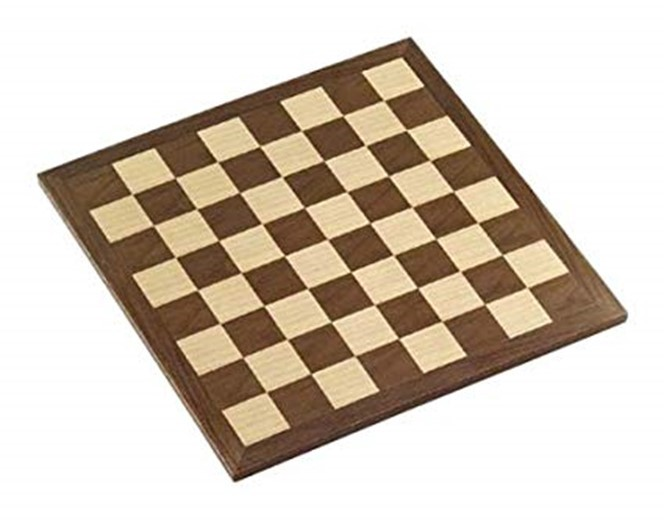
#> input picture thi_giac_may_tinh/buoi4/2.jpg, 664 x 520 px
$ python diem_goc_canh.py
#> lines starting #> are read from the running program, lines starting #| are printed output that depends on the picture; after the words box and inside, x2 and y2 are one past the last pixel; in counts of white or black regions, pixels touching at a corner belong together
import numpy as np
import cv2 as cv
from matplotlib import pyplot as plt

img = cv.imread('2.jpg')
#> img is the input picture: shape (520, 664, 3); mean B, G, R 185.7, 199, 210.5
gray = cv.cvtColor(img,cv.COLOR_BGR2GRAY)
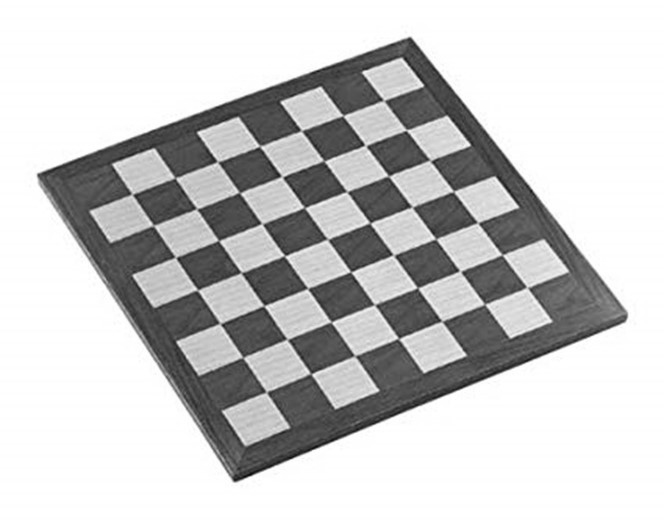
#> gray: shape (520, 664); min 7, max 255, mean 201
corners = cv.goodFeaturesToTrack(gray, 80, 0.01, 10)
#> corners = 80 rows, first 8: [391, 254], [469, 145], [283, 255], [397, 338], [349, 271], [265, 306], [345, 191], [476, 222]
corners = np.int0(corners)
for i in corners:
    x,y = i.ravel()
    cv.circle(img,(x,y),3,255,-1)
#> this loop made 80 passes
#> (x, y) on passes 1 to 12: (391, 254), (469, 145), (283, 255), (397, 338), (349, 271), (265, 306), (345, 191), (476, 222), (373, 304), (344, 116), (260, 223), (312, 374)
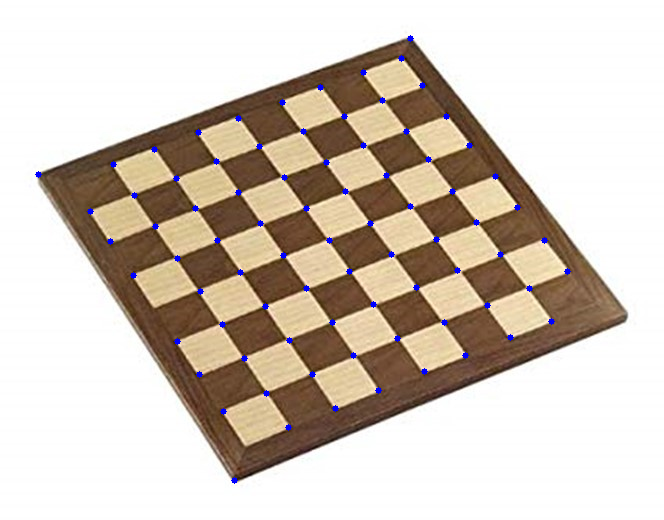
#> img: shape (520, 664, 3); 0.67% of pixels changed, all inside (x1, y1, x2, y2) = (35, 35, 571, 484)
plt.imshow(img),plt.show()

$ run again, with thi_giac_may_tinh/buoi4/1.jpg copied over thi_giac_may_tinh/buoi4/2.jpg
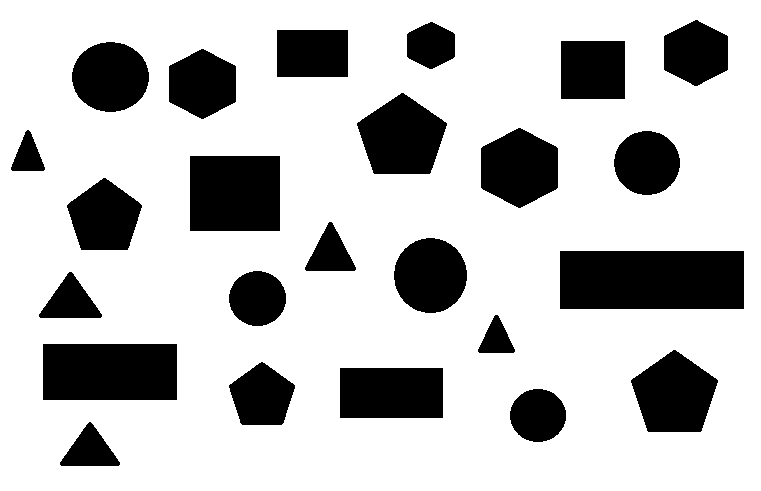
#> input picture thi_giac_may_tinh/buoi4/1.jpg, 761 x 491 px
#> img is the input picture: shape (491, 761, 3); 76% white; 24 black regions, largest, box (x1, y1, x2, y2) and area: (560, 251, 744, 309) 10672, (43, 344, 177, 400) 7504, (190, 156, 280, 231) 6750
#> corners = 80 rows, first 8: [442, 417], [340, 417], [176, 399], [43, 399], [442, 368], [340, 368], [176, 344], [43, 344]
#> the loop `for i in corners:` made 80 passes
#> after the loop `for i in corners:`:
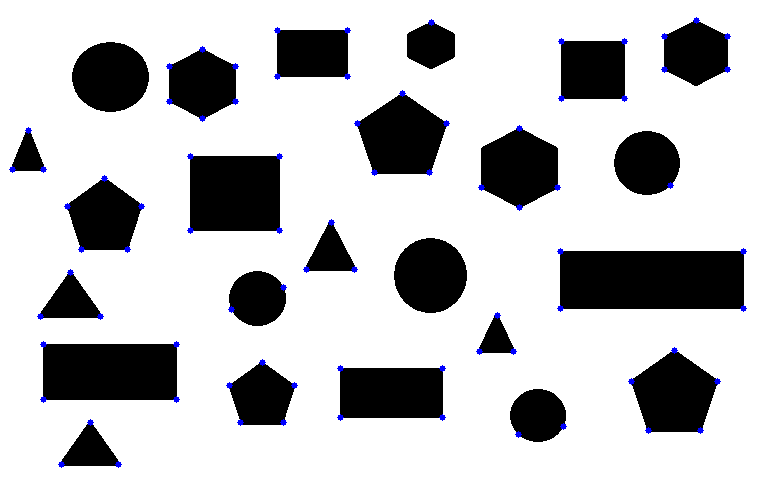
#> img: shape (491, 761, 3); 0.62% of pixels changed, all inside (x1, y1, x2, y2) = (9, 17, 747, 468)

$ run again, with thi_giac_may_tinh/buoi4/3.jpg copied over thi_giac_may_tinh/buoi4/2.jpg
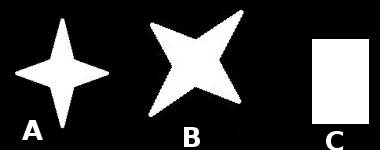
#> input picture thi_giac_may_tinh/buoi4/3.jpg, 380 x 150 px
#> img is the input picture: shape (150, 380, 3); min 0, max 255, mean 58.8
#> corners = 61 rows, first 8: [368, 39], [30, 132], [368, 123], [312, 123], [184, 146], [312, 39], [189, 134], [342, 135]
#> the loop `for i in corners:` made 61 passes
#> after the loop `for i in corners:`:
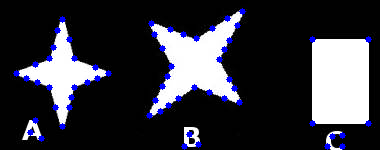
#> img: shape (150, 380, 3); 3.1% of pixels changed, all inside (x1, y1, x2, y2) = (13, 8, 372, 150)
